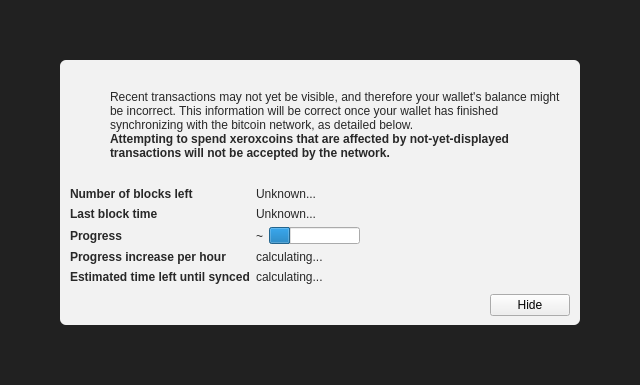
<?xml version="1.0" encoding="UTF-8"?>
<ui version="4.0">
 <class>ModalOverlay</class>
 <widget class="ModalOverlay" name="ModalOverlay">
  <property name="geometry">
   <rect>
    <x>0</x>
    <y>0</y>
    <width>640</width>
    <height>385</height>
   </rect>
  </property>
  <property name="windowTitle">
   <string>Form</string>
  </property>
  <layout class="QVBoxLayout" name="verticalLayout" stretch="0">
   <property name="sizeConstraint">
    <enum>QLayout::SetDefaultConstraint</enum>
   </property>
   <property name="leftMargin">
    <number>0</number>
   </property>
   <property name="topMargin">
    <number>0</number>
   </property>
   <property name="rightMargin">
    <number>0</number>
   </property>
   <property name="bottomMargin">
    <number>0</number>
   </property>
   <item>
    <widget class="QWidget" name="bgWidget" native="true">
     <property name="styleSheet">
      <string notr="true">#bgWidget { background: rgba(0,0,0,220); }</string>
     </property>
     <layout class="QVBoxLayout" name="verticalLayoutMain" stretch="1">
      <property name="leftMargin">
       <number>60</number>
      </property>
      <property name="topMargin">
       <number>60</number>
      </property>
      <property name="rightMargin">
       <number>60</number>
      </property>
      <property name="bottomMargin">
       <number>60</number>
      </property>
      <item>
       <widget class="QWidget" name="contentWidget" native="true">
        <property name="styleSheet">
         <string notr="true">#contentWidget { background: rgba(255,255,255,240); border-radius: 6px; }

QLabel { color: rgb(40,40,40);  }</string>
        </property>
        <layout class="QVBoxLayout" name="verticalLayoutSub" stretch="1,0,0,0">
         <property name="spacing">
          <number>0</number>
         </property>
         <property name="leftMargin">
          <number>10</number>
         </property>
         <property name="topMargin">
          <number>10</number>
         </property>
         <property name="rightMargin">
          <number>10</number>
         </property>
         <property name="bottomMargin">
          <number>10</number>
         </property>
         <item>
          <layout class="QHBoxLayout" name="horizontalLayoutIconText" stretch="0,1">
           <property name="topMargin">
            <number>20</number>
           </property>
           <item>
            <layout class="QVBoxLayout" name="verticalLayoutIcon">
             <property name="leftMargin">
              <number>0</number>
             </property>
             <item>
              <widget class="QPushButton" name="warningIcon">
               <property name="enabled">
                <bool>false</bool>
               </property>
               <property name="text">
                <string/>
               </property>
               <property name="icon">
                <iconset>
                 <normaloff>:/icons/warning</normaloff>
                 <disabledoff>:/icons/warning</disabledoff>:/icons/warning</iconset>
               </property>
               <property name="iconSize">
                <size>
                 <width>48</width>
                 <height>48</height>
                </size>
               </property>
               <property name="flat">
                <bool>true</bool>
               </property>
              </widget>
             </item>
             <item>
              <spacer name="verticalSpacerWarningIcon">
               <property name="orientation">
                <enum>Qt::Vertical</enum>
               </property>
               <property name="sizeHint" stdset="0">
                <size>
                 <width>20</width>
                 <height>40</height>
                </size>
               </property>
              </spacer>
             </item>
            </layout>
           </item>
           <item>
            <layout class="QVBoxLayout" name="verticalLayoutInfoText">
             <property name="leftMargin">
              <number>0</number>
             </property>
             <property name="topMargin">
              <number>0</number>
             </property>
             <item>
              <widget class="QLabel" name="infoText">
               <property name="text">
                <string>Recent transactions may not yet be visible, and therefore your wallet's balance might be incorrect. This information will be correct once your wallet has finished synchronizing with the bitcoin network, as detailed below.</string>
               </property>
               <property name="textFormat">
                <enum>Qt::RichText</enum>
               </property>
               <property name="wordWrap">
                <bool>true</bool>
               </property>
              </widget>
             </item>
             <item>
              <widget class="QLabel" name="infoTextStrong">
               <property name="font">
                <font>
                 <weight>75</weight>
                 <bold>true</bold>
                </font>
               </property>
               <property name="text">
                <string>Attempting to spend xeroxcoins that are affected by not-yet-displayed transactions will not be accepted by the network.</string>
               </property>
               <property name="textFormat">
                <enum>Qt::RichText</enum>
               </property>
               <property name="wordWrap">
                <bool>true</bool>
               </property>
              </widget>
             </item>
             <item>
              <spacer name="verticalSpacerInTextSpace">
               <property name="orientation">
                <enum>Qt::Vertical</enum>
               </property>
               <property name="sizeHint" stdset="0">
                <size>
                 <width>20</width>
                 <height>40</height>
                </size>
               </property>
              </spacer>
             </item>
            </layout>
           </item>
          </layout>
         </item>
         <item>
          <spacer name="verticalSpacerAfterText">
           <property name="orientation">
            <enum>Qt::Vertical</enum>
           </property>
           <property name="sizeHint" stdset="0">
            <size>
             <width>20</width>
             <height>40</height>
            </size>
           </property>
          </spacer>
         </item>
         <item>
          <layout class="QFormLayout" name="formLayout">
           <property name="fieldGrowthPolicy">
            <enum>QFormLayout::FieldsStayAtSizeHint</enum>
           </property>
           <property name="horizontalSpacing">
            <number>6</number>
           </property>
           <property name="verticalSpacing">
            <number>6</number>
           </property>
           <property name="topMargin">
            <number>10</number>
           </property>
           <item row="0" column="0">
            <widget class="QLabel" name="labelNumberOfBlocksLeft">
             <property name="font">
              <font>
               <weight>75</weight>
               <bold>true</bold>
              </font>
             </property>
             <property name="text">
              <string>Number of blocks left</string>
             </property>
            </widget>
           </item>
           <item row="0" column="1">
            <widget class="QLabel" name="numberOfBlocksLeft">
             <property name="text">
              <string>Unknown...</string>
             </property>
            </widget>
           </item>
           <item row="1" column="0">
            <widget class="QLabel" name="labelLastBlockTime">
             <property name="font">
              <font>
               <weight>75</weight>
               <bold>true</bold>
              </font>
             </property>
             <property name="text">
              <string>Last block time</string>
             </property>
            </widget>
           </item>
           <item row="1" column="1">
            <widget class="QLabel" name="newestBlockDate">
             <property name="sizePolicy">
              <sizepolicy hsizetype="Maximum" vsizetype="Preferred">
               <horstretch>0</horstretch>
               <verstretch>0</verstretch>
              </sizepolicy>
             </property>
             <property name="text">
              <string>Unknown...</string>
             </property>
            </widget>
           </item>
           <item row="2" column="0">
            <widget class="QLabel" name="labelSyncDone">
             <property name="font">
              <font>
               <weight>75</weight>
               <bold>true</bold>
              </font>
             </property>
             <property name="text">
              <string>Progress</string>
             </property>
            </widget>
           </item>
           <item row="2" column="1">
            <layout class="QHBoxLayout" name="horizontalLayoutSync" stretch="0,1">
             <item>
              <widget class="QLabel" name="percentageProgress">
               <property name="text">
                <string notr="true">~</string>
               </property>
              </widget>
             </item>
             <item>
              <widget class="QProgressBar" name="progressBar">
               <property name="value">
                <number>24</number>
               </property>
               <property name="format">
                <string/>
               </property>
              </widget>
             </item>
            </layout>
           </item>
           <item row="4" column="0">
            <widget class="QLabel" name="labelProgressIncrease">
             <property name="font">
              <font>
               <weight>75</weight>
               <bold>true</bold>
              </font>
             </property>
             <property name="text">
              <string>Progress increase per hour</string>
             </property>
            </widget>
           </item>
           <item row="4" column="1">
            <widget class="QLabel" name="progressIncreasePerH">
             <property name="text">
              <string>calculating...</string>
             </property>
            </widget>
           </item>
           <item row="5" column="0">
            <widget class="QLabel" name="labelEstimatedTimeLeft">
             <property name="font">
              <font>
               <weight>75</weight>
               <bold>true</bold>
              </font>
             </property>
             <property name="text">
              <string>Estimated time left until synced</string>
             </property>
            </widget>
           </item>
           <item row="5" column="1">
            <widget class="QLabel" name="expectedTimeLeft">
             <property name="text">
              <string>calculating...</string>
             </property>
            </widget>
           </item>
          </layout>
         </item>
         <item>
          <layout class="QHBoxLayout" name="horizontalLayoutButtons">
           <property name="leftMargin">
            <number>10</number>
           </property>
           <property name="topMargin">
            <number>10</number>
           </property>
           <item>
            <spacer name="horizontalSpacer">
             <property name="orientation">
              <enum>Qt::Horizontal</enum>
             </property>
             <property name="sizeHint" stdset="0">
              <size>
               <width>40</width>
               <height>20</height>
              </size>
             </property>
            </spacer>
           </item>
           <item>
            <widget class="QPushButton" name="closeButton">
             <property name="text">
              <string>Hide</string>
             </property>
            </widget>
           </item>
          </layout>
         </item>
        </layout>
       </widget>
      </item>
     </layout>
    </widget>
   </item>
  </layout>
 </widget>
 <customwidgets>
  <customwidget>
   <class>ModalOverlay</class>
   <extends>QWidget</extends>
   <header>qt/modaloverlay.h</header>
   <container>1</container>
  </customwidget>
 </customwidgets>
 <resources/>
 <connections/>
</ui>
